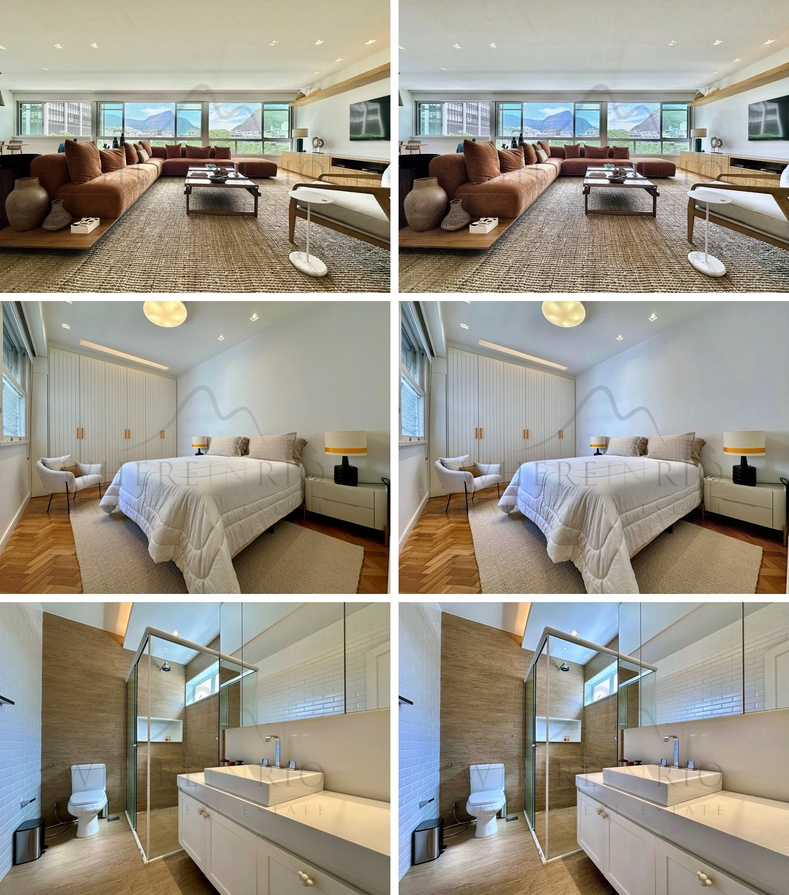
#> input picture drafts/amostra-tratamento-antes-depois.jpg, 789 x 895 px, shrunk from 1940 x 2200 before the run, given as the content of the folder drafts/amostra-tratamento-antes-depois.jpg, which was not available
$ python enhance_photos.py drafts/amostra-tratamento-antes-depois.jpg 'drafts/Rio992 - tratamento antes-depois 1.jpg'
#> lines starting #> are read from the running program, lines starting #| are printed output that depends on the picture
"""Global photo correction: light, white balance, colour and sharpness only.

Every adjustment is applied uniformly to the whole image (no object is added,
removed or replaced). Usage:
    python3 enhance_photos.py <in_dir> <out_dir> [ids...]
"""
import glob
import os
import sys

import cv2
import numpy as np

IN, OUT = sys.argv[1], sys.argv[2]
IDS = sys.argv[3:]
os.makedirs(OUT, exist_ok=True)


def enhance(img):
    f = img.astype(np.float32) / 255.0

    # 1. white balance: pull channel means toward neutral grey (partial, 60%)
    means = f.reshape(-1, 3).mean(0)
#> means = [0.542, 0.589, 0.608]
    gains = 1 + 0.6 * (means.mean() / means - 1)
#> gains = [1.04, 0.991, 0.972]
    f = np.clip(f * gains, 0, 1)

    # 2. local contrast / shadow detail on luminance only (gentle CLAHE)
    lab = cv2.cvtColor((f * 255).astype(np.uint8), cv2.COLOR_BGR2LAB)
#> lab: shape (895, 789, 3); mean of channels 0, 1, 2 155.6, 128.6, 131.6
    L, A, B = cv2.split(lab)
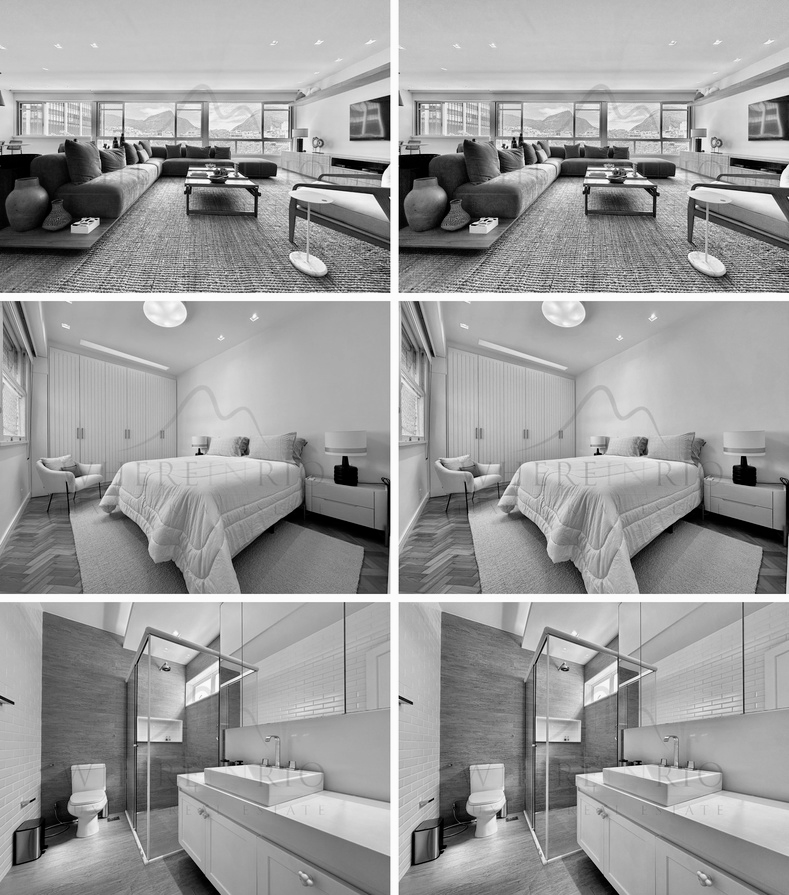
#> L: shape (895, 789); min 0, max 252, mean 155.6
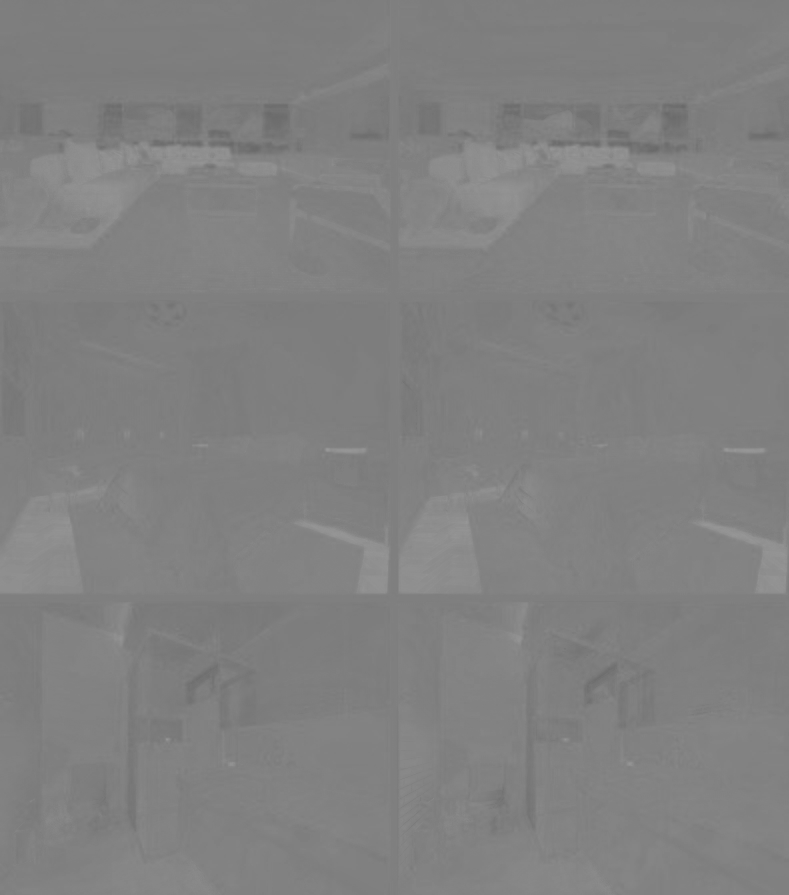
#> A: shape (895, 789); min 105, max 152, mean 128.6
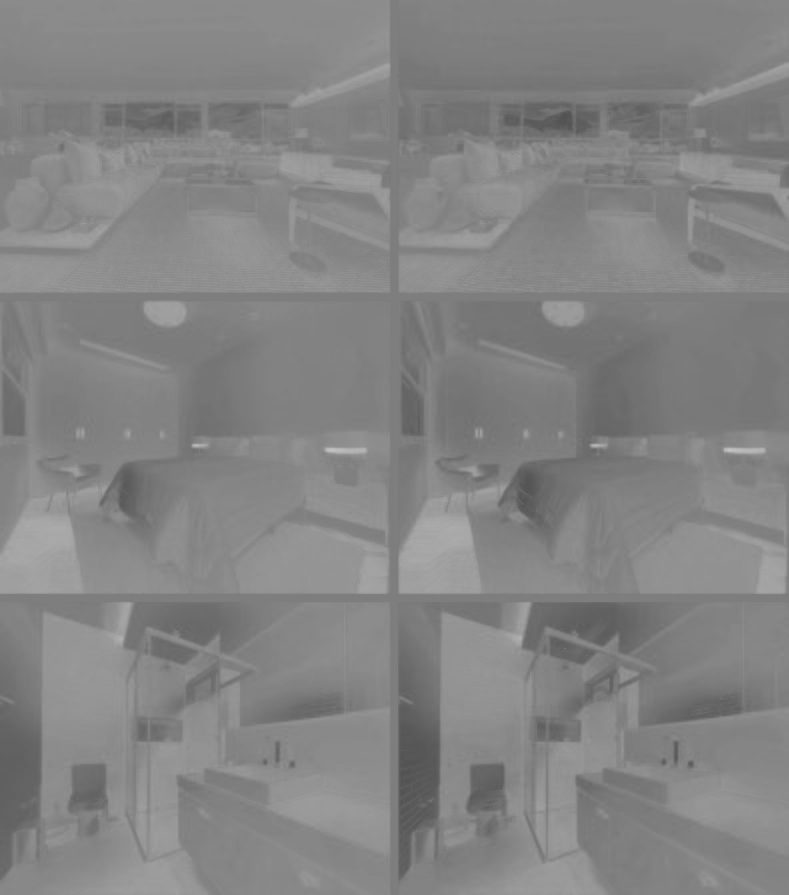
#> B: shape (895, 789); min 81, max 196, mean 131.6
    clahe = cv2.createCLAHE(clipLimit=1.4, tileGridSize=(8, 8))
    L2 = clahe.apply(L)
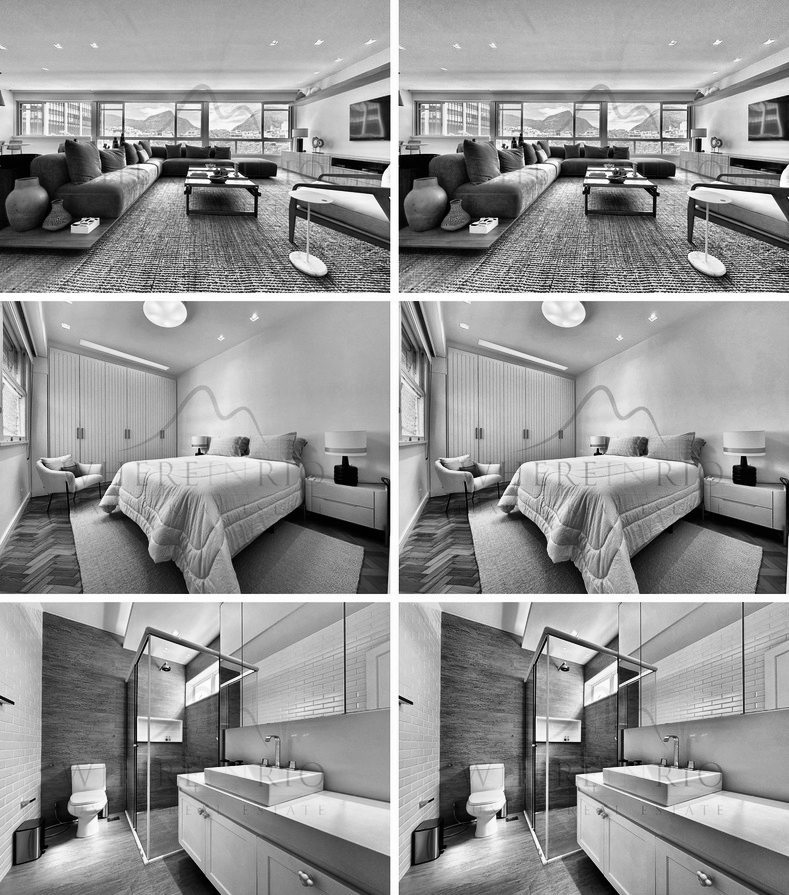
#> L2: shape (895, 789); min 0, max 255, mean 148.1
    L = cv2.addWeighted(L, 0.5, L2, 0.5, 0)

    # 3. lift shadows, protect highlights (tone curve on luminance)
    x = L.astype(np.float32) / 255.0
    x = x + 0.12 * x * (1 - x) ** 2 * 4          # boosts dark/mid tones
    L = np.clip(x * 255, 0, 255).astype(np.uint8)
    f = cv2.cvtColor(cv2.merge([L, A, B]), cv2.COLOR_LAB2BGR).astype(np.float32) / 255.0
#> f: shape (895, 789, 3) float32; mean of channels 0, 1, 2 0.584, 0.605, 0.613

    # 4. slight saturation boost (+8%)
    hsv = cv2.cvtColor((f * 255).astype(np.uint8), cv2.COLOR_BGR2HSV).astype(np.float32)
#> hsv: shape (895, 789, 3) float32; mean of channels 0, 1, 2 54.8, 49.8, 167
    hsv[..., 1] = np.clip(hsv[..., 1] * 1.08, 0, 255)
#> hsv: shape (895, 789, 3) float32; mean of channels 0, 1, 2 54.8, 53.7, 167
    out = cv2.cvtColor(hsv.astype(np.uint8), cv2.COLOR_HSV2BGR)
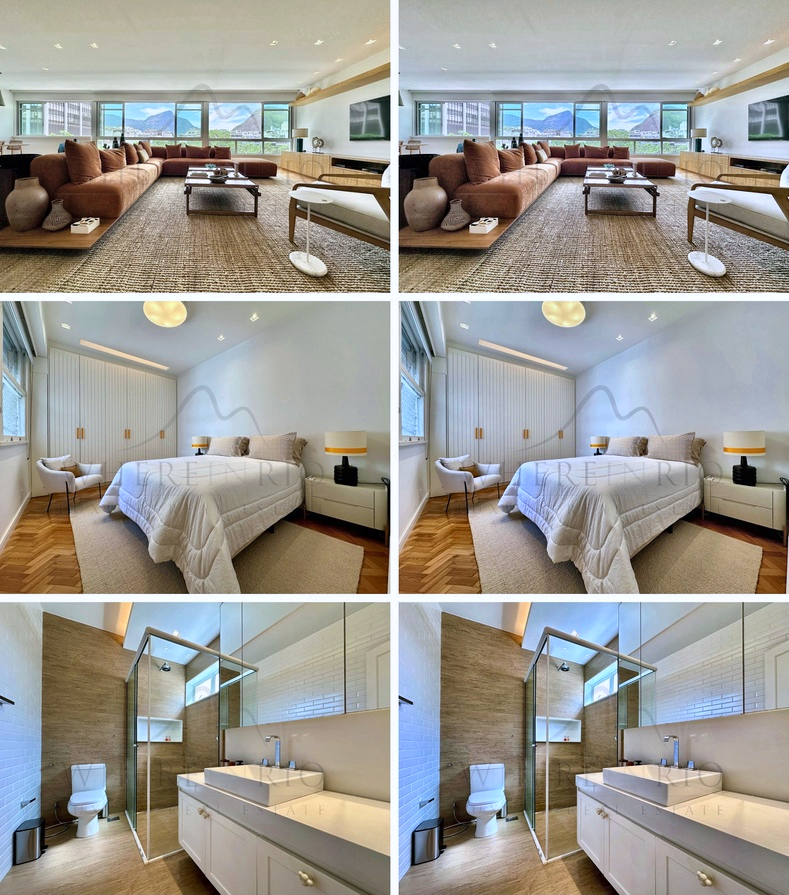
#> out: shape (895, 789, 3); mean B, G, R 147.4, 153.1, 155.6

    # 5. mild sharpening (unsharp mask)
    blur = cv2.GaussianBlur(out, (0, 0), 1.2)
    return cv2.addWeighted(out, 1.35, blur, -0.35, 0)


files = sorted(glob.glob(f"{IN}/*.jpg"))
if IDS:
    files = [f for f in files if os.path.basename(f)[:-4] in IDS]
for fn in files:
    cv2.imwrite(f"{OUT}/{os.path.basename(fn)}", enhance(cv2.imread(fn)),
                [cv2.IMWRITE_JPEG_QUALITY, 92])
    print("ok", os.path.basename(fn))
